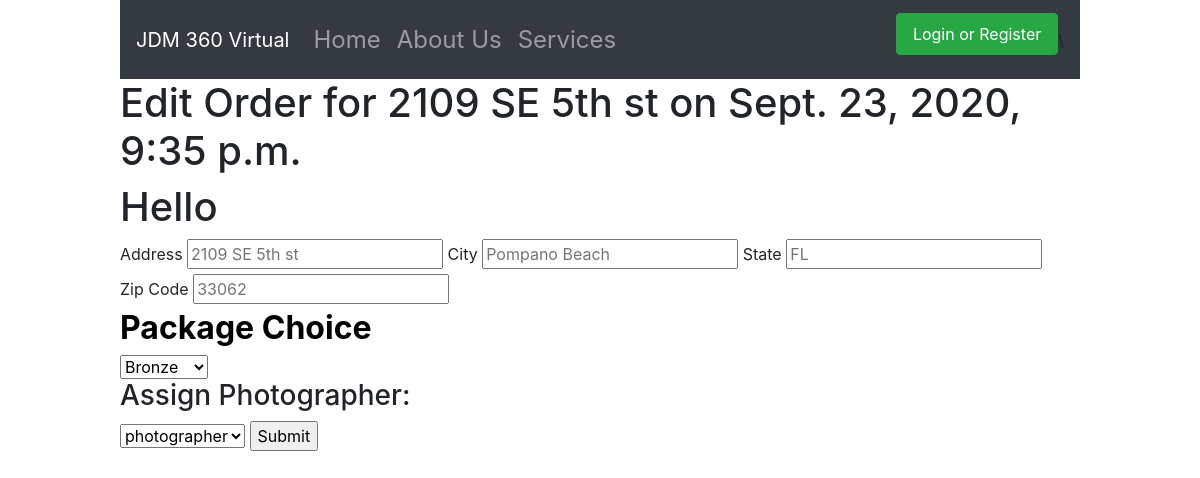
Page /edit/2 on the committed database.
### jdm360/models.py (models this page shows)
class Orders(models.Model):
    location = models.ForeignKey(Locations, related_name='order', on_delete=models.CASCADE)
    package = models.CharField(max_length=25)
    orderdate = models.DateTimeField()
    comments = models.CharField(max_length=255)
    client = models.ForeignKey(Users, related_name="order", on_delete=models.CASCADE)
    photographer = models.CharField(max_length=255)
    status = models.CharField(max_length=25, default='Open')
    created_at = models.DateTimeField(auto_now_add=True)
    updated_at = models.DateTimeField(auto_now=True)

class Locations(models.Model):
    address = models.CharField(max_length=255)
    city = models.CharField(max_length=100)
    state = models.CharField(max_length=2)
    zipcode = models.IntegerField()
    created_at = models.DateTimeField(auto_now_add=True)
    updated_at = models.DateTimeField(auto_now=True)

### jdm360/views.py (the view)
# urls.py: path('edit/<int:order_id>', views.edit),
def edit(request, order_id):
    context = {
        'current_order' : Orders.objects.get(id=order_id),
        'photographers' : Users.objects.filter(classification="Photographer"),
    }
    return render(request, 'edit.html', context)

### jdm360/templates/edit.html (shortened to what this page needs)
<!doctype html>
<html lang="en">
<head>
    <link rel="stylesheet" href="https://stackpath.bootstrapcdn.com/bootstrap/4.5.2/css/bootstrap.min.css"
>
    {% load static %}
    <link rel="stylesheet" href="{% static 'css/styles.css' %}">
</head>
<body>
    <div class="bodywrapper">
        {% if request.session.name is defined %}
                {% include 'loginheader.html' %}
            {% else %}
                {% include 'header.html' %}
        {% endif %}
            <h1>Edit Order for {{current_order.location.address}} on {{current_order.orderdate}}</h1>
    <form action="/updateorder/{{current_order.id}}" method="post">
        <h1>Hello {{request.session.name}}</h1>
        <label for="address">Address</label>
        <input type="text" id="address" name="address" placeholder="{{current_order.location.address}}">
        <label for="city">City</label>
        <input type="text" id="city" name="city" placeholder="{{current_order.location.city}}">
        <label for="state">State</label>
        <input type="text" id="state" name="state" placeholder="{{current_order.location.state}}">
        <label for="zip">Zip Code</label>
        <input type="int" id="zip" name="zipcode" placeholder="{{current_order.location.zipcode}}">
        <h2>Package Choice</h2>
        <select id="package" name="package">
            {% if current_order.package == 'bronze' %}
            <option value="bronze" selected>Bronze</option>
            {% endif %}
        </select>
        <h3>Assign Photographer:</h3>
        <select name="photographer" id="photographer">
            {% for photographer in photographers %}
                <option value={{photographer.fname}}>{{photographer.fname}}</option>
            {% endfor %}
        </select>
        <input type="submit" value="Submit">
    </form>
    </div>
</body>

### jdm360/static/css/styles.css (style rules this page uses)
.bodywrapper { width: 80%; margin: auto; }
#coname h1,h2 { color:black; font-weight: bold; }

### rows in the picture
Orders: location.address "2109 SE 5th st", orderdate "Sept. 23, 2020, 9:35 p.m.", address "2109 SE 5th st", city "Pompano Beach", state "FL", zipcode "33062", package "Bronze"

### other values in the picture
form field photographer "photographer"
